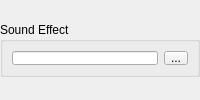
     <widget class="QWidget" name="pageSkillTeleport">
      <layout class="QGridLayout" name="gridLayout_72">
       <property name="sizeConstraint">
        <enum>QLayout::SetNoConstraint</enum>
       </property>
       <property name="leftMargin">
        <number>0</number>
       </property>
       <property name="topMargin">
        <number>0</number>
       </property>
       <property name="rightMargin">
        <number>0</number>
       </property>
       <property name="bottomMargin">
        <number>0</number>
       </property>
       <item row="0" column="0">
        <widget class="QGroupBox" name="groupSkillTeleportSoundEffect">
         <property name="maximumSize">
          <size>
           <width>16777215</width>
           <height>55</height>
          </size>
         </property>
         <property name="title">
          <string>Sound Effect</string>
         </property>
         <layout class="QGridLayout" name="gridLayout_71">
          <item row="0" column="0">
           <widget class="QLineEdit" name="lineSkillTeleportSoundEffect">
            <property name="readOnly">
             <bool>true</bool>
            </property>
           </widget>
          </item>
          <item row="0" column="1">
           <widget class="QToolButton" name="toolSkillTeleportSelectSound">
            <property name="text">
             <string>...</string>
            </property>
           </widget>
          </item>
         </layout>
        </widget>
       </item>
      </layout>
     </widget>
